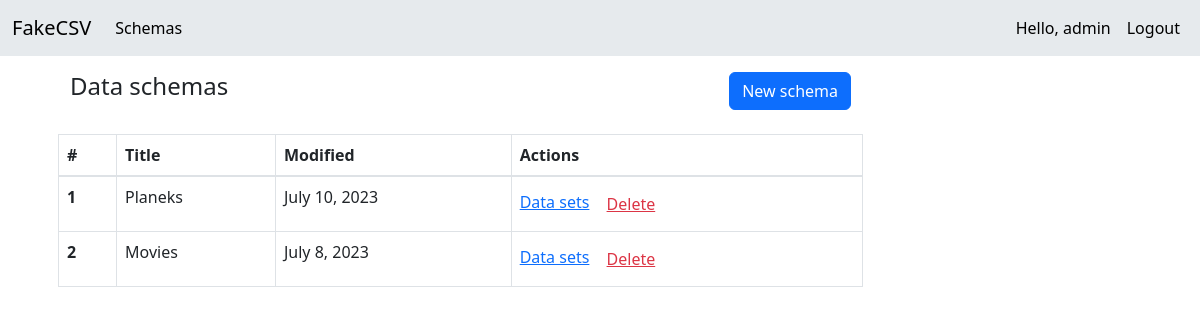
Page /data-schemas (signed in) on the earlier database version.
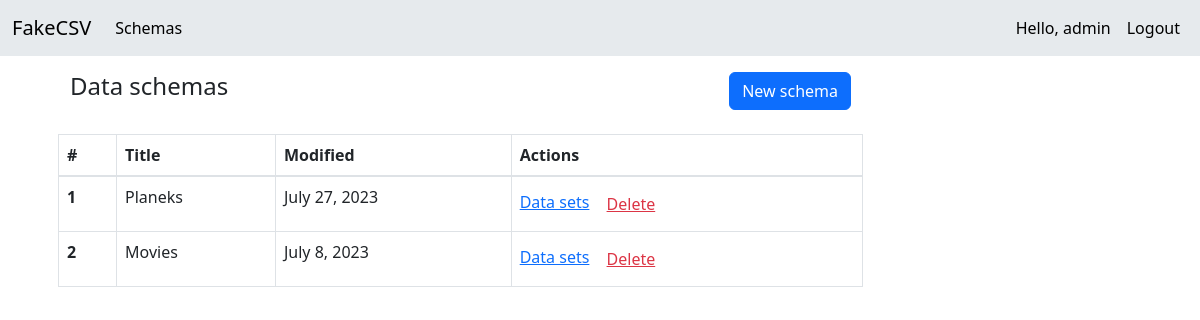
Same page on the later database version.
### CSV_converter/models.py (models this page shows, shortened)
class Schema(models.Model):
    user = models.ForeignKey(User, on_delete=models.CASCADE, default=1)
    schema_name = models.CharField(max_length=255)
    column_separator = models.CharField(max_length=255)
    string_character = models.CharField(max_length=255)
    modified = models.DateField(auto_now=True)

### CSV_converter/views.py (the view, shortened to what this page needs)
# urls.py: path('data-schemas', views.DataSchemasView.as_view(), name='data_schemas'),
class DataSchemasView(View):
    template_name = "data_schemas.html"
    def get(self, *args, **kwargs):
        data_schemas = Schema.objects.filter(user=self.request.user)
        data_schemas_dict = {'schemas': data_schemas}
        return render(self.request, self.template_name, data_schemas_dict)

### CSV_converter/templates/data_schemas.html (shortened to what this page needs)
{% extends 'base.html' %}
{% load static %}
{% block content %}
<div class="col-sm-9 p-3">
    <div class="container text-left">
        <div class="row">
            <div class="col">
                <h4>Data schemas</h4>
            </div>
            <div class="col">
                <div class="d-grid gap-2 d-md-flex justify-content-md-end">
                    <a class="btn btn-primary" href="{% url 'new_schema' %}" role="button">New schema</a>
                </div>
            </div>
        </div>
    </div>
    <br>
    <table class="table table-bordered">
        <thead>
        <tr>
            <th scope="col">#</th>
            <th scope="col">Title</th>
            <th scope="col">Modified</th>
            <th scope="col">Actions</th>
        </tr>
        </thead>
        <tbody>
            <form method="post">
                {% for schema in schemas %}
                <tr id="schema-row-{{ schema.id }}">
                    <th scope="row">{{ forloop.counter }}</th>
                    <td name="title">{{ schema.schema_name }}</td>
                    <td>{{ schema.modified }}</td>
                    <td>
                        <a href="{% url 'data_sets' name=schema.schema_name %}">Data sets</a>
                        <button class="btn btn-link text-danger delete-schema-btn" data-schema-id="{{ schema.id }}" type="button">Delete</button>
                    </td>
                </tr>
                {% endfor %}
            </form>
        </tbody>
    </table>
</div>
{% endblock %}

Differences in the rows shown:
changed Schema "Planeks": modified "July 10, 2023" → "July 27, 2023"
